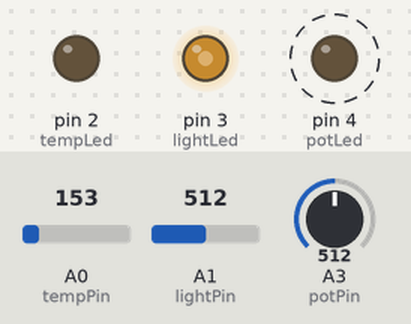
The sketch below on a simulated Arduino Uno, built with avr-gcc and run on an emulated ATmega328P. Parts: output pins drawn as LEDs (lit = HIGH). Dashed ring = blinking. The inputs (shaded band) are chosen by the test bench; at power-on: A0 (tempPin) = 153, A1 (lightPin) = 512, A3 (potPin) = 512.

Above: at 1.2 s.
1.3 s: A0 (tempPin) set to 175
At 2.0 s:
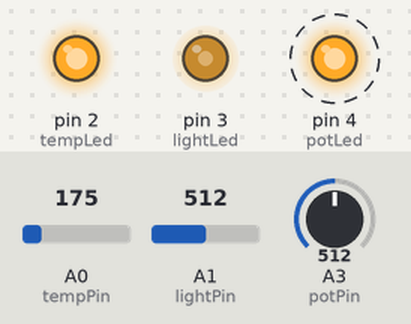
5.6 s: A1 (lightPin) set to 306
At 6.6 s:
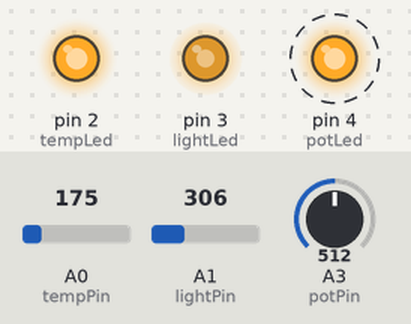
9.9 s: A0 (tempPin) set to 133
At 11.0 s:
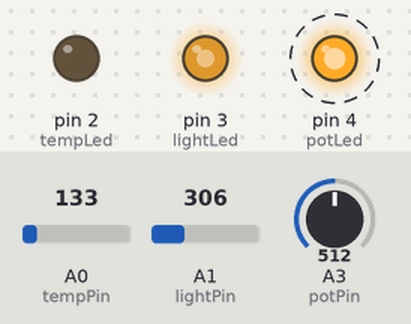
14.2 s: A1 (lightPin) set to 122
At 14.9 s:
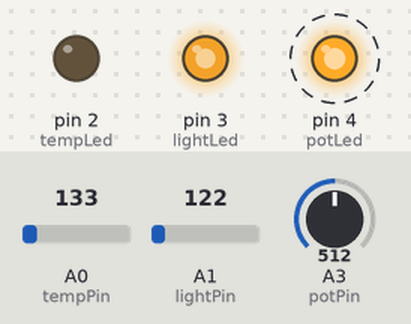
18.5 s: A0 (tempPin) set to 165
At 19.8 s:
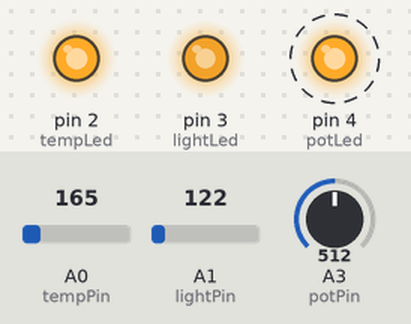
22.8 s: A1 (lightPin) set to 900
At 24.0 s:
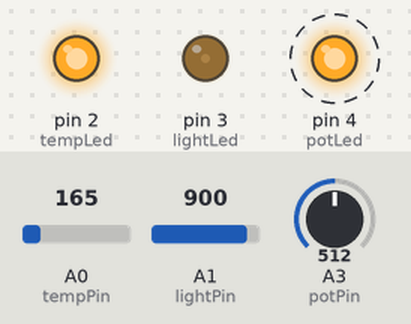
Timing chart, 0 to 28.1 s (numbered marks = the images above; inputs shaded):
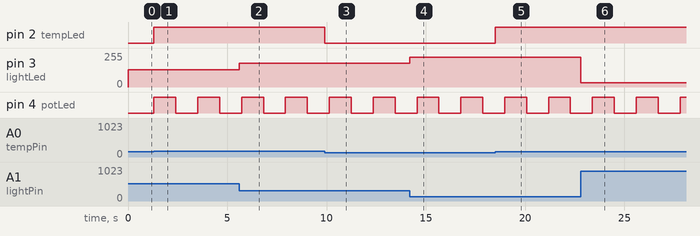

Measured:
- the behaviour switches between 157 and 158 on A0 (tempPin) (found by bisection; images 0 and 1)
- after the input at 1.3 s, pin 2 (tempLed): LOW → HIGH at once
- after the input at 5.6 s, pin 3 (lightLed): 128/255 → 179/255 at once
- after the input at 9.9 s, pin 2 (tempLed): HIGH → LOW at once
- after the input at 14.2 s, pin 3 (lightLed): 179/255 → 225/255 at once
- after the input at 18.5 s, pin 2 (tempLed): LOW → HIGH at once
- after the input at 22.8 s, pin 3 (lightLed): 225/255 → 31/255 at once
- by itself, pin 4 (potLed): alternates HIGH for 1.1 s and LOW for 1.1 s

The sketch:

Lab2.ino
```cpp
/*
  ASE Lab 2
  Joao Neves 70171
  Luis Ribeiro Gomes ?????
  Miguel Carvalho ?????
  20/10/2016

 */

//PINs
const int potPin = A3;  // Analog input pin that the potentiometer is attached to
const int lightPin = A1;  // Analog input pin that the light sensor is attached to
const int tempPin = A0; // Analog input pin that the temperature sensor is attached to

const int potLed = 4; // Normal pin the pot led is attached to
const int lightLed = 3; //PWM pin for the light led
const int tempLed = 2; // Normal pin the tempreature led is attached to


void setup() {
  // initialize serial communications at 9600 bps:
  Serial.begin(9600);
  pinMode(potLed, OUTPUT);
  pinMode(lightLed, OUTPUT);
  pinMode(tempLed, OUTPUT);
}

void handlePot(){
  static unsigned long previousTime = 0;
  static int potBlinkTime = 200;
  static bool potBlinkOn = true;

  unsigned long currentTime = millis();
  unsigned long timeDelta = currentTime - previousTime;
  previousTime = currentTime;

  potBlinkTime -= timeDelta;

  if(potBlinkTime <= 0){
    potBlinkOn = !potBlinkOn;
    digitalWrite(potLed, (potBlinkOn)?HIGH:LOW);
    potBlinkTime = map(analogRead(potPin), 0, 1023, 200, 2000);

  }

}

void handleLight(){
  int lightValue = analogRead(lightPin);
  int lightLedIntensity = map(lightValue, 0, 1023, 255, 0);
  analogWrite(lightLed, lightLedIntensity);
}

void handleTemperature(){
  const int triggerTemperature = 26;

  int sensorValue = analogRead(tempPin);
  int temperature = (((sensorValue/1024.0)*5)-0.5)*100;
  //int temperature = (sensorValue*0.1096)-31.34; //This transformation is only for joao's temp sensor

  digitalWrite(tempLed, (temperature > triggerTemperature)?HIGH:LOW);
}

void loop() {
  handlePot();
  delay(2);
  handleLight();
  delay(2);
  handleTemperature();
  delay(2);

  // wait 2 milliseconds
  // for the analog-to-digital converter to settle
  // after the last reading:

}
```
